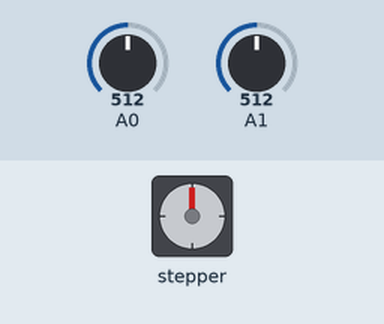
Simulated run of this sketch. Board: Arduino Uno, built with avr-gcc and run on an emulated ATmega328P. Parts: stepper motor. Wiring (inferred from the names in the program): stepper motor driver (200 steps per turn assumed): step pin 6; direction pin 5. Inputs (shaded band) come from the test bench; at power-on: A0 = 512, A1 = 512.

Above: at 1.2 s.
1.3 s: A0 set to 106
2.8 s: A0 set to 91
At 2.96 s:
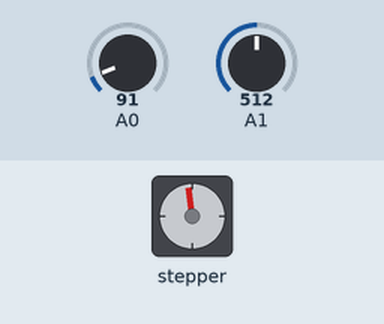
5.8 s: A1 set to 106
8.8 s: A1 set to 94
At 8.8 s:
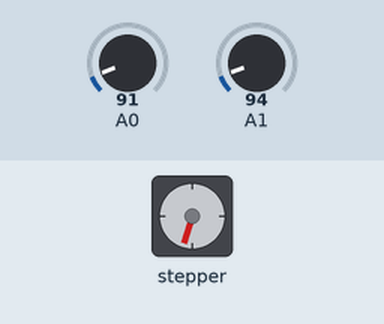
10.3 s: A1 set to 110
At 10.75 s:
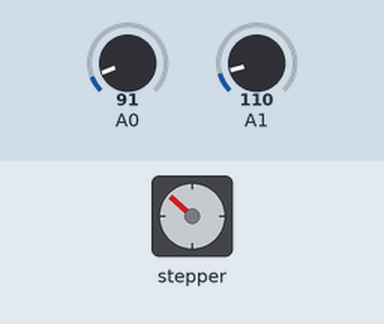
Timing chart, 0 to 20.3 s (numbered marks = the images above; inputs shaded):
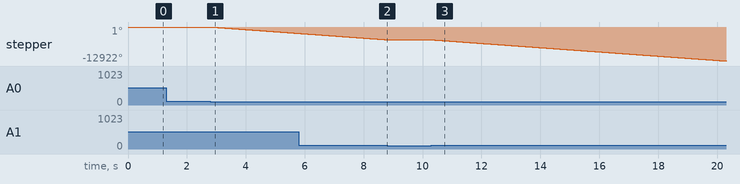

Measured:
- the behaviour switches between 101 and 100 on A0 (found by bisection; images 0 and 1)
- the behaviour switches between 101 and 100 on A1 (found by bisection; images 1 and 2)
- after the input at 1.3 s, every drawn part: stays the same
- after the input at 2.8 s, stepper: keeps turning counter-clockwise at about 813°/s, starting at once
- after the input at 8.8 s, stepper: stops changing and stays -4843°
- after the input at 10.3 s, stepper: keeps turning counter-clockwise at about 808°/s, starting at once

The sketch:

stepper_arduino.ino
```cpp
int dirPin = 5;
int stepPin = 6;

void setup() {
  pinMode(A0, INPUT);
  pinMode(A1, INPUT);
  pinMode(dirPin, OUTPUT);
  pinMode(stepPin, OUTPUT);
}

void loop() {
  int silang = analogRead(A0);
  int lingkaran = analogRead(A1);

  if(silang > 100){
    digitalWrite(dirPin, HIGH);
    digitalWrite(stepPin, HIGH);
    delayMicroseconds(1000);
    digitalWrite(stepPin, LOW);
    delayMicroseconds(1000);
  }

  if(lingkaran > 100){
    digitalWrite(dirPin, LOW);
    digitalWrite(stepPin, HIGH);
    delayMicroseconds(1000);
    digitalWrite(stepPin, LOW);
    delayMicroseconds(1000);
  }

}
```
